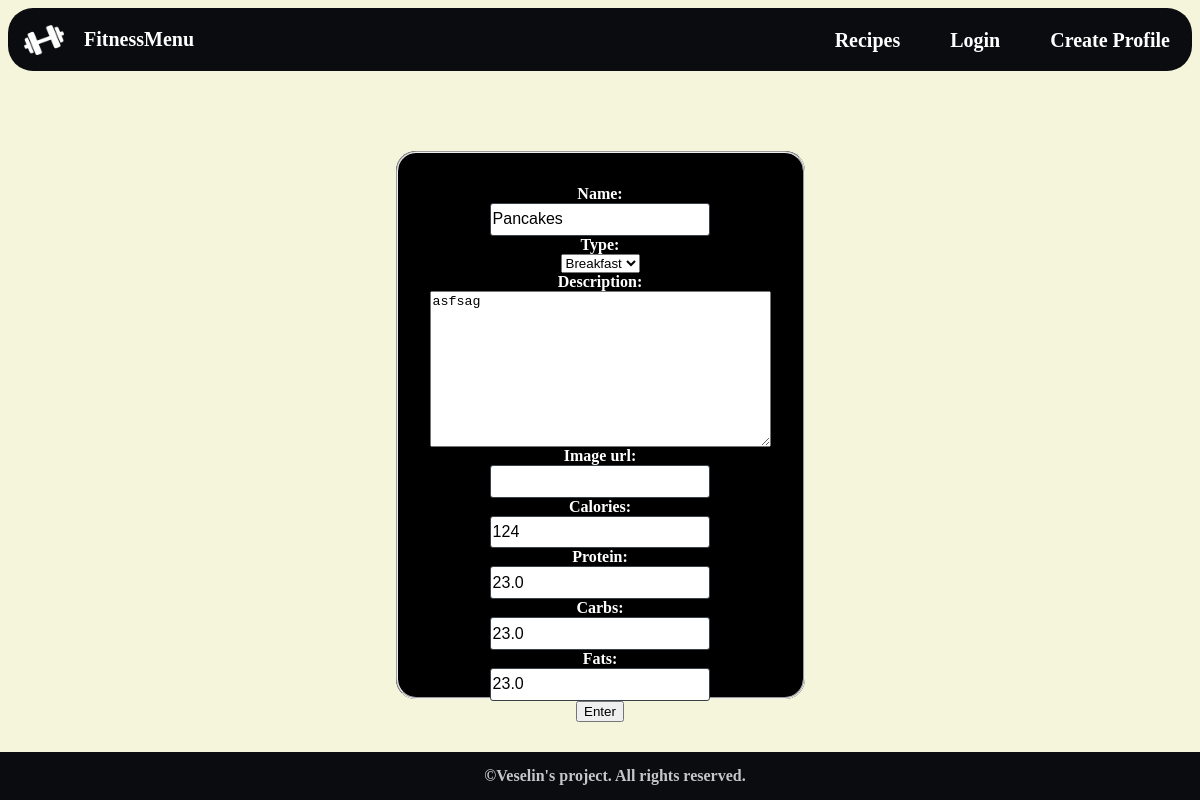
Screenshot of /recipes/recipe/12/edit/ with the database file from the repository.
### fitness_menu_app/recipes/models.py (models this page shows, shortened)
class Recipe(models.Model):
    RECIPE_NAME_MAX_LENGTH = 50
    RECIPE_TYPE_MAX_LENGTH = 30
    name = models.CharField(
        max_length=RECIPE_NAME_MAX_LENGTH,
        unique=False,
        blank=False,
        null=False,
    )
    type = models.CharField(
        max_length=RECIPE_TYPE_MAX_LENGTH,
        choices=RecipeTypes.choices,
        null=False,
        blank=False,
    )
    description = models.TextField(
        blank=False,
        null=False,
    )
    image_url = models.URLField(
        blank=True,
        null=True,
    )
    owner = models.ForeignKey(
        UserModel,
        on_delete=models.CASCADE,
        related_name='recipes',
    )
    created_at = models.DateTimeField(
        _("created_at"),
        default=timezone.now,
    )

class Nutrition(models.Model):
    recipe = models.ForeignKey(
        Recipe,
        on_delete=models.CASCADE,
        related_name='nutrition',
        blank=True,
        null=True,
    )
    calories = models.IntegerField(
        blank=False,
        null=False,
    )
    protein = models.FloatField(
        blank=False,
        null=False,
    )
    carbs = models.FloatField(
        blank=False,
        null=False,
    )
    fats = models.FloatField(
        blank=False,
        null=False,
    )

### fitness_menu_app/recipes/views.py (the view, shortened to what this page needs)
# urls.py: path('edit/', UpdateRecipeView.as_view(), name='edit-recipe'),
class UpdateRecipeView(views.UpdateView):
    model = Recipe
    form_class = RecipeForm
    template_name = "recipes/edit-recipe.html"
    def get_context_data(self, **kwargs):
        context = super().get_context_data(**kwargs)
        if self.request.POST:
            context['form'] = RecipeForm(self.request.POST, instance=self.object)
            context['nutrition_form'] = NutritionForm(self.request.POST)
        else:
            context['form'] = RecipeForm(instance=self.object)
            nutrition_instance = self.object.nutrition.first()
            context['nutrition_form'] = NutritionForm(instance=nutrition_instance)
        return context

### fitness_menu_app/recipes/forms.py
class RecipeForm(forms.ModelForm):
    class Meta:
        model = Recipe
        fields = ['name', 'type', 'description', 'image_url']

class NutritionForm(forms.ModelForm):
    class Meta:
        model = Nutrition
        fields = ['calories', 'protein', 'carbs', 'fats']

### templates/recipes/edit-recipe.html (shortened to what this page needs)
{% extends 'base.html' %}
{% load static %}
{% block main_content %}
    <form action="{% url "edit-recipe" pk=object.pk %}" method="post">
        <fieldset>
            {{ form }}
            {{ nutrition_form }}
            <button type="submit" class="update-recipe">Enter</button>
        </fieldset>
    </form>
{% endblock %}

### staticfiles/css/home-page.css (style rules this page uses)
body { background-color: beige; }

### staticfiles/css/create-profile.css (style rules this page uses)
fieldset { display: flex; width: 25%; height: 30em; margin: 5em auto; padding: 2em; border-radius: 20px; background: black; color: white; flex-direction: column; justify-content: space-around; align-items: center; }
input, input + label > i { border-radius: 3px; box-shadow: none; border: 1px solid #384049; background: white; width: 70%; color: black; transition: all 0.3s ease; }
input[type=text], input[type=number], input[type=email], input[type=password], input[type=url] { font-size: 1em; line-height: 1; width: 90%; height: 1.8em; }
label { font-weight: bold; }
fieldset div { display: flex; flex-direction: column; align-items: center; width: 70%; }

### rows the page displays
Recipe: name "Pancakes", type "Breakfast", description "asfsag"
Nutrition: calories "124", protein "23.0", carbs "23.0", fats "23.0"
